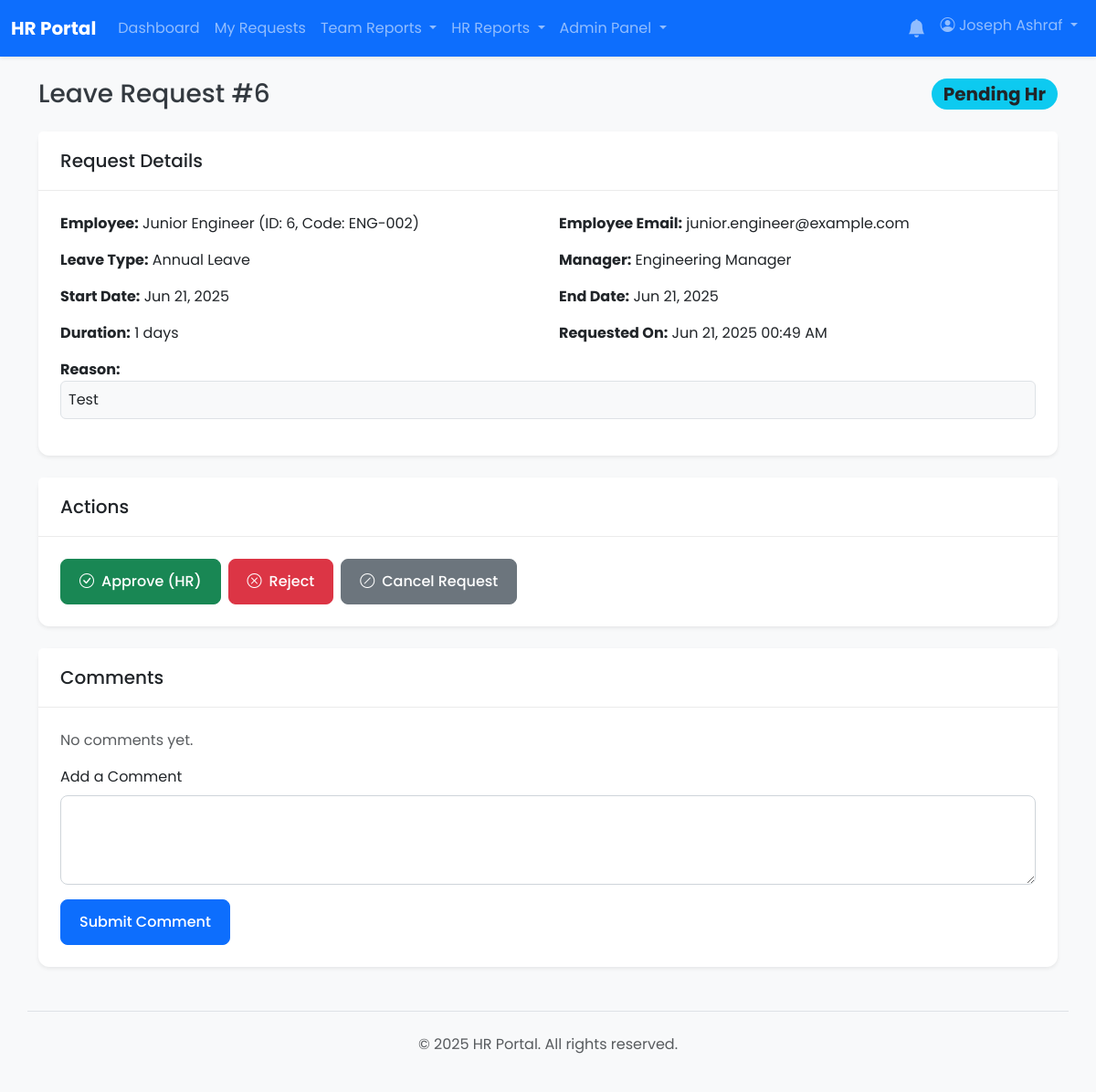
/requests/view.php?id=6 (signed in), run on an earlier commit of the app's database.
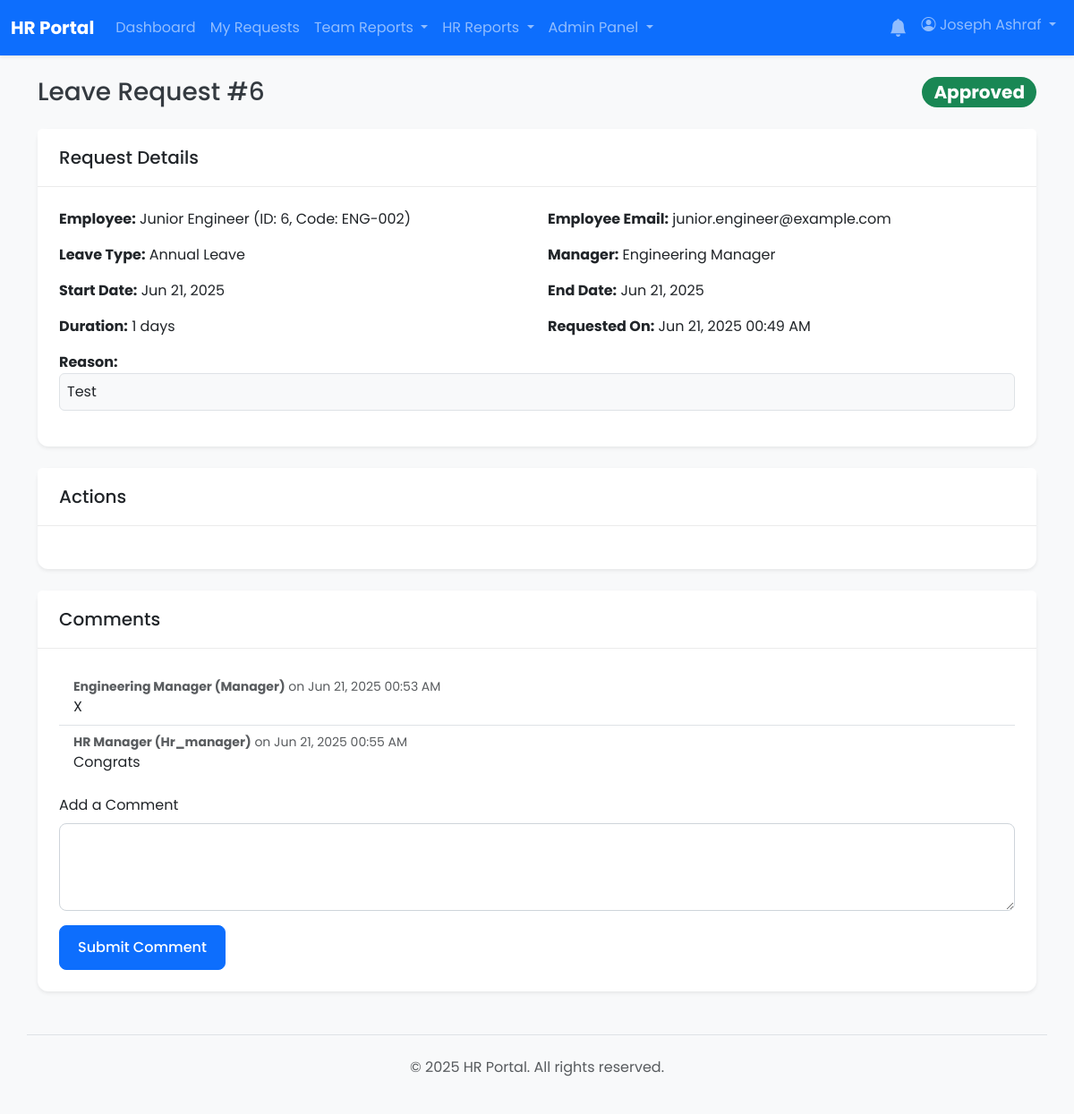
And on a later commit of the database.
### tables this page shows
CREATE TABLE `vacation_requests` (
  `id` int(11) NOT NULL,
  `user_id` int(11) NOT NULL,
  `start_date` date NOT NULL,
  `end_date` date NOT NULL,
  `duration_days` int(11) DEFAULT NULL,
  `reason` text DEFAULT NULL,
  `manager_id` int(11) DEFAULT NULL,
  `status` enum('pending_manager','pending_hr','approved','rejected','cancelled') NOT NULL DEFAULT 'pending_manager',
  `leave_type_id` int(11) DEFAULT NULL,
  `manager_action_at` timestamp NULL DEFAULT NULL,
  `hr_id` int(11) DEFAULT NULL,
  `hr_action_at` timestamp NULL DEFAULT NULL,
  `rejection_reason` text DEFAULT NULL,
  `created_at` timestamp NOT NULL DEFAULT current_timestamp()
);

CREATE TABLE `users` (
  `id` int(11) NOT NULL,
  `employee_code` varchar(50) DEFAULT NULL,
  `full_name` varchar(255) NOT NULL,
  `email` varchar(255) NOT NULL,
  `password` varchar(255) NOT NULL,
  `role` enum('user','manager','hr','hr_manager','admin') NOT NULL DEFAULT 'user',
  `shift_id` int(11) DEFAULT NULL,
  `department_id` int(11) DEFAULT NULL,
  `direct_manager_id` int(11) DEFAULT NULL,
  `is_active` tinyint(1) NOT NULL DEFAULT 1,
  `must_change_password` tinyint(1) NOT NULL DEFAULT 0,
  `created_at` timestamp NOT NULL DEFAULT current_timestamp(),
  `updated_at` timestamp NOT NULL DEFAULT current_timestamp() ON UPDATE current_timestamp()
);

CREATE TABLE `leave_types` (
  `id` int(11) NOT NULL,
  `name` varchar(255) NOT NULL,
  `accrual_days_per_year` float NOT NULL DEFAULT 0,
  `is_active` tinyint(1) NOT NULL DEFAULT 1
);

CREATE TABLE `request_comments` (
  `id` int(11) NOT NULL,
  `request_id` int(11) NOT NULL,
  `user_id` int(11) NOT NULL,
  `comment` text NOT NULL,
  `created_at` timestamp NOT NULL DEFAULT current_timestamp()
);

### app/core/helpers.php (called while the page is built, shortened)
<?php
function getStatusBadgeClass($status) {
    $map = [
        'pending_manager' => 'bg-warning text-dark',
        'pending_hr' => 'bg-info text-dark',
        'approved' => 'bg-success',
        'rejected' => 'bg-danger',
        'cancelled' => 'bg-secondary',
    ];
    return $map[$status] ?? 'bg-light text-dark';
}
function getStatusText($status) {
    return ucwords(str_replace('_', ' ', $status));
}

### app/core/auth.php (called while the page is built, shortened)
<?php
function get_current_user_id() {
    return $_SESSION['user_id'] ?? null;
}
function get_current_user_role() {
    return $_SESSION['role'] ?? null;
}

### requests/view.php (the view, shortened to what the changed rows need)
<?php
require_once __DIR__ . '/../app/bootstrap.php';
require_once __DIR__ . '/../app/core/helpers.php';
$request_id = filter_input(INPUT_GET, 'id', FILTER_VALIDATE_INT);
$current_user_id = get_current_user_id();
$current_user_role = get_current_user_role();
$sql = "
    SELECT
        r.*,
        u.full_name AS user_name,
        u.email AS user_email,
        u.employee_code AS user_employee_code,
        m.full_name AS manager_name,
        lt.name AS leave_type_name
    FROM
        vacation_requests r
    JOIN
        users u ON r.user_id = u.id
    LEFT JOIN
        users m ON r.manager_id = m.id
    LEFT JOIN
        leave_types lt ON r.leave_type_id = lt.id
    WHERE
        r.id = ?
";
$stmt = $pdo->prepare($sql);
$stmt->execute([$request_id]);
$request = $stmt->fetch(PDO::FETCH_ASSOC);
$stmt_comments = $pdo->prepare("
    SELECT rc.*, u.full_name AS commenter_name, u.role AS commenter_role
    FROM request_comments rc
    JOIN users u ON rc.user_id = u.id
    WHERE rc.request_id = ?
    ORDER BY rc.created_at ASC
");
$stmt_comments->execute([$request_id]);
$comments = $stmt_comments->fetchAll(PDO::FETCH_ASSOC);
include __DIR__ . '/../app/templates/header.php';
?>
<div class="d-flex justify-content-between align-items-center mb-4">
    <h1 class="h3 mb-0">Leave Request #<?= htmlspecialchars($request['id']) ?></h1>
    <span class="badge rounded-pill <?= getStatusBadgeClass($request['status']) ?> fs-5">
        <?= getStatusText($request['status']) ?>
    </span>
</div>
<div class="card shadow-sm mb-4">
    <div class="card-body">
        <div class="row">
            <div class="col-md-6 mb-3">
                <strong>Employee:</strong> <?= htmlspecialchars($request['user_name']) ?> (ID: <?= htmlspecialchars($request['user_id']) ?>, Code: <?= htmlspecialchars($request['user_employee_code'] ?? 'N/A') ?>)
            </div>
            <div class="col-md-6 mb-3">
                <strong>Employee Email:</strong> <?= htmlspecialchars($request['user_email']) ?>
            </div>
            <div class="col-md-6 mb-3">
                <strong>Leave Type:</strong> <?= htmlspecialchars($request['leave_type_name'] ?? 'N/A') ?>
            </div>
            <div class="col-md-6 mb-3">
                <strong>Manager:</strong> <?= htmlspecialchars($request['manager_name'] ?? 'N/A') ?>
            </div>
            <div class="col-md-6 mb-3">
                <strong>Start Date:</strong> <?= date('M d, Y', strtotime($request['start_date'])) ?>
            </div>
            <div class="col-md-6 mb-3">
                <strong>End Date:</strong> <?= date('M d, Y', strtotime($request['end_date'])) ?>
            </div>
            <div class="col-md-6 mb-3">
                <strong>Duration:</strong> <?= htmlspecialchars($request['duration_days'] ?? '') ?> days
            </div>
            <div class="col-md-6 mb-3">
                <strong>Requested On:</strong> <?= date('M d, Y H:i A', strtotime($request['created_at'])) ?>
            </div>
            <div class="col-12 mb-3">
                <strong>Reason:</strong><br>
                <p class="card-text border p-2 rounded bg-light"><?= nl2br(htmlspecialchars($request['reason'])) ?></p>
            </div>
        </div>
    </div>
</div>
<div class="card shadow-sm mb-4">
    <div class="card-body">
        <form action="view.php?id=<?= htmlspecialchars($request['id']) ?>" method="POST">
            <div class="d-flex flex-wrap gap-2">
                <?php if ($request['status'] === 'pending_hr' && in_array($current_user_role, ['hr', 'hr_manager', 'admin'])): ?>
                    <button type="submit" name="action" value="approve_hr" class="btn btn-success"><i class="bi bi-check-circle me-2"></i>Approve (HR)</button>
                <?php endif; ?>
                <?php if (in_array($request['status'], ['pending_manager', 'pending_hr']) && in_array($current_user_role, ['manager', 'hr', 'hr_manager', 'admin'])): ?>
                    <button type="submit" name="action" value="reject" class="btn btn-danger" onclick="return confirm('Are you sure you want to reject this request?');"><i class="bi bi-x-circle me-2"></i>Reject</button>
                <?php endif; ?>
                <?php if (($request['user_id'] === $current_user_id || in_array($current_user_role, ['hr', 'hr_manager', 'admin'])) && $request['status'] !== 'approved' && $request['status'] !== 'rejected' && $request['status'] !== 'cancelled' && $request['status'] !== 'pending_cancellation_hr'): ?>
                    <button type="submit" name="action" value="cancel" class="btn btn-secondary" onclick="return confirm('Are you sure you want to cancel this request?');"><i class="bi bi-slash-circle me-2"></i>Cancel Request</button>
                <?php endif; ?>
            </div>
        </form>
    </div>
</div>
<div class="card shadow-sm mb-4">
    <div class="card-body">
        <?php if (empty($comments)): ?>
            <p class="text-muted">No comments yet.</p>
        <?php else: ?>
            <ul class="list-group list-group-flush mb-3">
                <?php foreach ($comments as $comment): ?>
                    <li class="list-group-item">
                        <small class="text-muted d-block">
                            <strong><?= htmlspecialchars($comment['commenter_name']) ?> (<?= htmlspecialchars(ucfirst($comment['commenter_role'])) ?>)</strong> on <?= date('M d, Y H:i A', strtotime($comment['created_at'])) ?>
                        </small>
                        <p class="mb-0"><?= nl2br(htmlspecialchars($comment['comment'] ?? '')) ?></p>
                    </li>
                <?php endforeach; ?>
            </ul>
        <?php endif; ?>
        <form action="view.php?id=<?= htmlspecialchars($request['id']) ?>" method="POST">
            <div class="mb-3">
            </div>
            <button type="submit" class="btn btn-primary">Submit Comment</button>
        </form>
    </div>
</div>
<?php include __DIR__ . '/../app/templates/footer.php'; ?>

What changed in the data, as far as the page shows it:
changed vacation_requests "Test": status "Pending Hr" → "Approved"
added request_comments: user.full_name "Engineering Manager", user.role "Manager", created_at "Jun 21, 2025 00:53 AM", comment "X"
added request_comments: user.full_name "HR Manager", user.role "Hr_manager", created_at "Jun 21, 2025 00:55 AM", comment "Congrats"
Also different on the page:
text no longer shown: "Approve (HR) Reject Cancel Request No comments yet."
